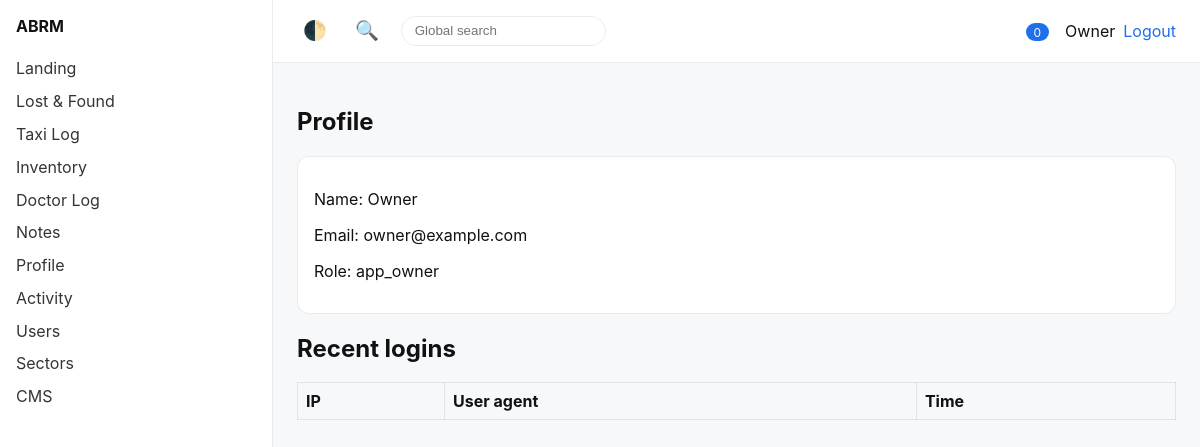
Screenshot of /profile (signed in) with the database file from the repository.
### tables this page shows
CREATE TABLE users (
    id INT AUTO_INCREMENT PRIMARY KEY,
    name VARCHAR(120) NOT NULL,
    email VARCHAR(160) NOT NULL UNIQUE,
    password_hash VARCHAR(255) NOT NULL,
    role_id INT,
    role_key VARCHAR(50) DEFAULT 'user',
    sector_id INT,
    status ENUM('active','suspended') DEFAULT 'active',
    theme_preference VARCHAR(20) DEFAULT 'light',
    theme_preset VARCHAR(40) DEFAULT 'default',
    language VARCHAR(10) DEFAULT 'en',
    date_format VARCHAR(20) DEFAULT 'Y-m-d',
    time_format VARCHAR(20) DEFAULT 'H:i',
    profile_picture_path VARCHAR(255),
    failed_attempts INT DEFAULT 0,
    locked_until DATETIME NULL,
    last_login_at DATETIME NULL,
    created_at TIMESTAMP DEFAULT CURRENT_TIMESTAMP,
    updated_at TIMESTAMP DEFAULT CURRENT_TIMESTAMP ON UPDATE CURRENT_TIMESTAMP
);

### src/Core/View.php (called while the page is built, shortened)
<?php
class View
{
    public function render(string $template, array $data = []): void
    {
        extract($data, EXTR_SKIP);
        $templatePath = __DIR__ . '/../../templates/' . $template . '.php';
        include $templatePath;
    }
}

### src/Modules/UserProfile/UserProfileController.php (called while the page is built, shortened)
<?php
class UserProfileController extends Controller
{
    public function index(): void
    {
        $user = $this->auth->user();
        $db = Database::connection();
        $stmt = $db->prepare('SELECT ip_address, user_agent, created_at FROM login_history WHERE user_id = :id ORDER BY created_at DESC LIMIT 5');
        $stmt->execute(['id' => $user['id']]);
        $history = $stmt->fetchAll();
        $this->view->render('user_profile/index', [
            'user' => $user,
            'history' => $history,
            'csrf' => CSRF::token(),
        ]);
    }
}

### public/index.php (called while the page is built, shortened)
<?php
require_once __DIR__ . '/../bootstrap.php';
$router = new Router();
$router->get('/', function () {
    (new LandingController())->index();
});
$router->get('/lost-and-found', function () {
    (new LostAndFoundController())->index();
});
$router->post('/lost-and-found', function () {
    (new LostAndFoundController())->store();
});
$router->get('/lost-and-found/recycle-bin', function () {
    (new LostAndFoundController())->recycleBin();
});
$router->post('/lost-and-found/change-state', function () {
    (new LostAndFoundController())->changeState();
});
$router->post('/lost-and-found/delete', function () {
    (new LostAndFoundController())->delete();
});
$router->post('/lost-and-found/restore', function () {
    (new LostAndFoundController())->restore();
});
$router->post('/lost-and-found/release', function () {
    (new LostAndFoundController())->release();
});
$router->post('/lost-and-found/save-filter', function () {
    (new LostAndFoundController())->saveFilter();
});
$router->post('/lost-and-found/export', function () {
    (new LostAndFoundController())->export();
});
$router->post('/lost-and-found/update-text', function () {
    (new LostAndFoundController())->updateText();
});
$router->get('/taxi-log', function () {
    (new TaxiLogController())->index();
});
$router->post('/taxi-log', function () {
    (new TaxiLogController())->store();
});
$router->post('/taxi-log/delete', function () {
    (new TaxiLogController())->delete();
});
$router->post('/taxi-log/save-filter', function () {
    (new TaxiLogController())->saveFilter();
});
$router->post('/taxi-log/export', function () {
    (new TaxiLogController())->export();
});
$router->get('/inventory', function () {
    (new InventoryController())->index();
});
$router->post('/inventory', function () {
    (new InventoryController())->store();
});
$router->post('/inventory/movement', function () {
    (new InventoryController())->movement();
});
$router->post('/inventory/start-stocktake', function () {
    (new InventoryController())->startStocktake();
});
$router->post('/inventory/update-stocktake', function () {
    (new InventoryController())->updateStocktake();
});
$router->post('/inventory/save-filter', function () {
    (new InventoryController())->saveFilter();
});
$router->post('/inventory/export', function () {
    (new InventoryController())->export();
});
$router->get('/doctor-log', function () {
    (new DoctorLogController())->index();
});
$router->post('/doctor-log', function () {
    (new DoctorLogController())->store();
});
$router->post('/doctor-log/delete', function () {
    (new DoctorLogController())->delete();
});
$router->post('/doctor-log/save-filter', function () {
    (new DoctorLogController())->saveFilter();
});
$router->post('/doctor-log/export', function () {
    (new DoctorLogController())->export();
});
$router->get('/notes', function () {
    (new NotesController())->index();
});
$router->post('/notes', function () {
    (new NotesController())->store();
});
$router->post('/notes/checklist', function () {
    (new NotesController())->toggleChecklist();
});
$router->post('/notes/comment', function () {
    (new NotesController())->comment();
});
$router->post('/notes/share', function () {
    (new NotesController())->share();
});
$router->post('/notes/pin', function () {
    (new NotesController())->pin();
});
$router->post('/notes/favourite', function () {
    (new NotesController())->favourite();
});
$router->post('/notes/save-filter', function () {
    (new NotesController())->saveFilter();
});
$router->get('/profile', function () {
    (new UserProfileController())->index();
});
$router->get('/users', function () {
    (new UserManagementController())->index();
});
$router->get('/sectors', function () {
    (new SectorManagementController())->index();
});
$router->get('/activity', function () {
    (new UserActivityController())->index();
});
$router->post('/activity/export', function () {
    (new UserActivityController())->export();
});
$router->get('/cms', function () {
    (new CmsController())->index();
});
$router->dispatch(parse_url($_SERVER['REQUEST_URI'], PHP_URL_PATH), $_SERVER['REQUEST_METHOD']);

### src/Core/Router.php (called while the page is built, shortened)
<?php
class Router
{
    private array $routes = [];
    public function get(string $path, callable $handler): void
    {
        $this->routes['GET'][$path] = $handler;
    }
    public function post(string $path, callable $handler): void
    {
        $this->routes['POST'][$path] = $handler;
    }
    public function dispatch(string $path, string $method)
    {
        $method = strtoupper($method);
        $path = rtrim($path, '/') ?: '/';
        if (isset($this->routes[$method][$path])) {
            return call_user_func($this->routes[$method][$path]);
        }
        return null;
    }
}

### src/Core/Controller.php (called while the page is built, shortened)
<?php
abstract class Controller
{
    public function __construct()
    {
        $this->auth = new Auth();
    }
}

### bootstrap.php (called while the page is built, shortened)
<?php
spl_autoload_register(function ($class) {
    $prefix = 'Core\\';
    if (str_starts_with($class, $prefix)) {
        $relative = substr($class, strlen($prefix));
        $path = __DIR__ . '/src/Core/' . str_replace('\\', '/', $relative) . '.php';
        return;
    }
});

### src/Core/Config.php (called while the page is built, shortened)
<?php
class Config
{
    private static array $config;
    public static function load(): void
    {
        if (!isset(self::$config)) {
            $path = __DIR__ . '/../../config/config.php';
            self::$config = require $path;
        }
    }
    public static function get(string $key, $default = null)
    {
        $segments = explode('.', $key);
        $value = self::$config;
        foreach ($segments as $segment) {
            $value = $value[$segment];
        }
        return $value;
    }
}

### config/config.php (called while the page is built)
<?php
return [
    'app' => [
        'name' => 'ABRM Management',
        'base_url' => getenv('APP_BASE_URL') ?: 'http://localhost',
        'session_name' => 'abrm_session',
        'csrf_token_name' => '_abrm_csrf',
        'lockout_threshold' => 5,
        'lockout_minutes' => 15,
    ],
    'database' => [
        'dsn' => getenv('DB_DSN') ?: 'mysql:host=localhost;dbname=abrm;charset=utf8mb4',
        'user' => getenv('DB_USER') ?: 'abrm',
        'password' => getenv('DB_PASS') ?: 'secret',
        'options' => [
            PDO::ATTR_ERRMODE => PDO::ERRMODE_EXCEPTION,
            PDO::ATTR_DEFAULT_FETCH_MODE => PDO::FETCH_ASSOC,
        ],
    ],
    'minio' => [
        'endpoint' => getenv('MINIO_ENDPOINT') ?: 'http://127.0.0.1:9000',
        'key' => getenv('MINIO_KEY') ?: 'minioadmin',
        'secret' => getenv('MINIO_SECRET') ?: 'minioadmin',
        'region' => getenv('MINIO_REGION') ?: 'us-east-1',
        'bucket' => getenv('MINIO_BUCKET') ?: 'abrm-files',
    ],
];

### src/Core/Database.php (called while the page is built, shortened)
<?php
class Database
{
    private static ?PDO $connection = null;
    public static function connection(): PDO
    {
        if (self::$connection === null) {
            $config = Config::get('database');
            try {
                self::$connection = new PDO(
                    $config['dsn'],
                    $config['user'],
                    $config['password'],
                    $config['options']
                );
            } catch (PDOException $e) {
                throw new \RuntimeException('Database connection failed: ' . $e->getMessage());
            }
        }
        return self::$connection;
    }
}

### src/Core/Auth.php (called while the page is built, shortened)
<?php
class Auth
{
    private PDO $db;
    public function __construct()
    {
        $this->db = Database::connection();
    }
    public function check(): bool
    {
        return isset($_SESSION['user_id']);
    }
    public function user(): ?array
    {
        $stmt = $this->db->prepare('SELECT * FROM users WHERE id = :id');
        $stmt->execute(['id' => $_SESSION['user_id']]);
        $user = $stmt->fetch();
        return $user ?: null;
    }
}

### src/Core/CSRF.php (called while the page is built, shortened)
<?php
class CSRF
{
    public static function token(): string
    {
        $name = Config::get('app.csrf_token_name');
        return $_SESSION[$name];
    }
}

### src/Core/Notifications.php (called while the page is built, shortened)
<?php
class Notifications
{
    private PDO $db;
    public function __construct()
    {
        $this->db = Database::connection();
    }
    public function unreadCount(int $userId): int
    {
        $stmt = $this->db->prepare('SELECT COUNT(*) FROM notifications WHERE user_id = :user AND is_read = 0');
        $stmt->execute(['user' => $userId]);
        return (int)$stmt->fetchColumn();
    }
}

### templates/user_profile/index.php (the view, shortened to what this page needs)
<h1>Profile</h1>
<div class="card">
    <p>Name: <?= htmlspecialchars($user['name']) ?></p>
    <p>Email: <?= htmlspecialchars($user['email']) ?></p>
    <p>Role: <?= htmlspecialchars($user['role_key']) ?></p>
</div>
<h2>Recent logins</h2>
<table class="data-table">
    <thead>
        <tr><th>IP</th><th>User agent</th><th>Time</th></tr>
    </thead>
</table>
<?php $content = ob_get_clean(); $title = 'Profile'; include __DIR__ . '/../layout/main_layout.php';

### templates/layout/main_layout.php (shortened to what this page needs)
<?php
$notificationsService = new Notifications();
$initialUnread = isset($user) ? $notificationsService->unreadCount($user['id']) : 0;
?>
<!DOCTYPE html>
<html lang="en" data-theme="<?= htmlspecialchars($user['theme_preference'] ?? 'light') ?>">
<head>
    <link rel="stylesheet" href="/assets/css/app.css">
</head>
<body data-theme="<?= htmlspecialchars($user['theme_preference'] ?? 'light') ?>">
<div class="app-shell">
    <aside class="sidebar">
        <div class="logo">ABRM</div>
        <nav>
            <a href="/">Landing</a>
            <a href="/lost-and-found">Lost &amp; Found</a>
            <a href="/taxi-log">Taxi Log</a>
            <a href="/inventory">Inventory</a>
            <a href="/doctor-log">Doctor Log</a>
            <a href="/notes">Notes</a>
            <a href="/profile">Profile</a>
            <a href="/activity">Activity</a>
            <a href="/users">Users</a>
            <a href="/sectors">Sectors</a>
            <a href="/cms">CMS</a>
        </nav>
    </aside>
    <main>
        <header class="top-bar">
            <button id="theme-toggle" data-csrf="<?= htmlspecialchars(CSRF::token()) ?>" class="icon-btn" title="Toggle theme">🌓</button>
            <button class="icon-btn" id="search-trigger" title="Search (Ctrl+K)">🔍</button>
            <div class="search-inline">
                <input type="search" id="global-search" placeholder="Global search">
            </div>
            <div class="top-bar-right">
                <div class="notifications" id="notification-bell">
                    <span class="badge"><?= (int)$initialUnread ?></span>
                </div>
                <div class="user-menu">
                    <span><?= htmlspecialchars($user['name'] ?? '') ?></span>
                    <a href="/logout.php">Logout</a>
                </div>
            </div>
        </header>
        <section class="content">
            <?= $content ?? '' ?>
        </section>
    </main>
</div>
</body>
</html>

### public/assets/css/app.css (style rules this page uses)
:root { --bg: #f6f8fa; --text: #111; --card: #fff; --border: rgba(0,0,0,.08); --accent: #1f6feb; }
body { margin: 0; font-family: "Inter", system-ui, sans-serif; background: var(--bg); color: var(--text); }
.app-shell { display: flex; min-height: 100vh; }
.sidebar { width: 240px; background: var(--card); border-right: 1px solid var(--border); padding: 1rem; position: sticky; top: 0; height: 100vh; }
.sidebar .logo { font-weight: 700; margin-bottom: 1rem; }
.sidebar nav a { display: block; padding: .4rem 0; text-decoration: none; color: var(--text); opacity: .85; }
main { flex: 1; display: flex; flex-direction: column; }
.top-bar { display: flex; gap: 1rem; align-items: center; padding: 1rem 1.5rem; background: var(--card); border-bottom: 1px solid var(--border); }
.top-bar-right { margin-left: auto; display: flex; gap: 1rem; align-items: center; }
.icon-btn { background: none; border: none; font-size: 1.2rem; cursor: pointer; }
.search-inline input { border: 1px solid var(--border); border-radius: 999px; padding: .4rem .8rem; background: transparent; color: var(--text); }
.notifications { position: relative; }
.notifications .badge { background: var(--accent); color: #fff; border-radius: 999px; padding: .1rem .5rem; font-size: .75rem; }
.user-menu { display: flex; gap: .5rem; align-items: center; }
.user-menu a { color: var(--accent); text-decoration: none; }
.content { padding: 1.5rem; }
.card { background: var(--card); padding: 1rem; border-radius: .75rem; border: 1px solid var(--border); margin-bottom: 1rem; }
.data-table { width: 100%; border-collapse: collapse; }
.data-table th, .data-table td { border: 1px solid var(--border); padding: .5rem; text-align: left; }
.badge { display: inline-flex; align-items: center; padding: .2rem .5rem; border-radius: 999px; background: rgba(0,0,0,.07); font-size: .75rem; }

### rows the page displays
users: name "Owner", email "owner@example.com", role_key "app_owner"

### other values shown
$initialUnread "0"
